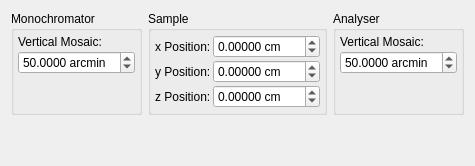
     <widget class="QWidget" name="tabEck">
      <attribute name="title">
       <string>Advanced TAS</string>
      </attribute>
      <layout class="QGridLayout" name="gridLayout_9">
       <item row="0" column="2">
        <widget class="QGroupBox" name="groupBox_18">
         <property name="sizePolicy">
          <sizepolicy hsizetype="Preferred" vsizetype="Preferred">
           <horstretch>0</horstretch>
           <verstretch>0</verstretch>
          </sizepolicy>
         </property>
         <property name="title">
          <string>Analyser</string>
         </property>
         <layout class="QFormLayout" name="formLayout_25">
          <property name="fieldGrowthPolicy">
           <enum>QFormLayout::AllNonFixedFieldsGrow</enum>
          </property>
          <property name="horizontalSpacing">
           <number>2</number>
          </property>
          <property name="verticalSpacing">
           <number>2</number>
          </property>
          <property name="margin">
           <number>4</number>
          </property>
          <item row="1" column="0" colspan="2">
           <widget class="QDoubleSpinBox" name="spinAnaMosaicV">
            <property name="suffix">
             <string> arcmin</string>
            </property>
            <property name="decimals">
             <number>4</number>
            </property>
            <property name="maximum">
             <double>999.000000000000000</double>
            </property>
            <property name="value">
             <double>50.000000000000000</double>
            </property>
           </widget>
          </item>
          <item row="0" column="0" colspan="2">
           <widget class="QLabel" name="label_62">
            <property name="text">
             <string>Vertical Mosaic:</string>
            </property>
           </widget>
          </item>
         </layout>
        </widget>
       </item>
       <item row="0" column="1">
        <widget class="QGroupBox" name="groupBox_19">
         <property name="title">
          <string>Sample</string>
         </property>
         <layout class="QFormLayout" name="formLayout_26">
          <property name="fieldGrowthPolicy">
           <enum>QFormLayout::AllNonFixedFieldsGrow</enum>
          </property>
          <property name="horizontalSpacing">
           <number>2</number>
          </property>
          <property name="verticalSpacing">
           <number>2</number>
          </property>
          <property name="margin">
           <number>4</number>
          </property>
          <item row="0" column="0">
           <widget class="QLabel" name="label_58">
            <property name="text">
             <string>x Position:</string>
            </property>
           </widget>
          </item>
          <item row="0" column="1">
           <widget class="QDoubleSpinBox" name="spinSamplePosX">
            <property name="suffix">
             <string> cm</string>
            </property>
            <property name="decimals">
             <number>5</number>
            </property>
            <property name="minimum">
             <double>-999.000000000000000</double>
            </property>
            <property name="maximum">
             <double>999.000000000000000</double>
            </property>
            <property name="singleStep">
             <double>0.010000000000000</double>
            </property>
            <property name="value">
             <double>0.000000000000000</double>
            </property>
           </widget>
          </item>
          <item row="1" column="0">
           <widget class="QLabel" name="label_60">
            <property name="text">
             <string>y Position:</string>
            </property>
           </widget>
          </item>
          <item row="1" column="1">
           <widget class="QDoubleSpinBox" name="spinSamplePosY">
            <property name="suffix">
             <string> cm</string>
            </property>
            <property name="decimals">
             <number>5</number>
            </property>
            <property name="minimum">
             <double>-999.000000000000000</double>
            </property>
            <property name="maximum">
             <double>999.000000000000000</double>
            </property>
            <property name="singleStep">
             <double>0.010000000000000</double>
            </property>
            <property name="value">
             <double>0.000000000000000</double>
            </property>
           </widget>
          </item>
          <item row="2" column="0">
           <widget class="QLabel" name="label_61">
            <property name="text">
             <string>z Position:</string>
            </property>
           </widget>
          </item>
          <item row="2" column="1">
           <widget class="QDoubleSpinBox" name="spinSamplePosZ">
            <property name="suffix">
             <string> cm</string>
            </property>
            <property name="decimals">
             <number>5</number>
            </property>
            <property name="minimum">
             <double>-999.000000000000000</double>
            </property>
            <property name="maximum">
             <double>999.000000000000000</double>
            </property>
            <property name="singleStep">
             <double>0.010000000000000</double>
            </property>
            <property name="value">
             <double>0.000000000000000</double>
            </property>
           </widget>
          </item>
         </layout>
        </widget>
       </item>
       <item row="0" column="0">
        <widget class="QGroupBox" name="groupBox_7">
         <property name="sizePolicy">
          <sizepolicy hsizetype="Preferred" vsizetype="Preferred">
           <horstretch>0</horstretch>
           <verstretch>0</verstretch>
          </sizepolicy>
         </property>
         <property name="title">
          <string>Monochromator</string>
         </property>
         <layout class="QFormLayout" name="formLayout_24">
          <property name="fieldGrowthPolicy">
           <enum>QFormLayout::AllNonFixedFieldsGrow</enum>
          </property>
          <property name="horizontalSpacing">
           <number>2</number>
          </property>
          <property name="verticalSpacing">
           <number>2</number>
          </property>
          <property name="margin">
           <number>4</number>
          </property>
          <item row="1" column="0" colspan="2">
           <widget class="QDoubleSpinBox" name="spinMonoMosaicV">
            <property name="suffix">
             <string> arcmin</string>
            </property>
            <property name="decimals">
             <number>4</number>
            </property>
            <property name="maximum">
             <double>999.000000000000000</double>
            </property>
            <property name="value">
             <double>50.000000000000000</double>
            </property>
           </widget>
          </item>
          <item row="0" column="0" colspan="2">
           <widget class="QLabel" name="label_59">
            <property name="text">
             <string>Vertical Mosaic:</string>
            </property>
           </widget>
          </item>
         </layout>
        </widget>
       </item>
       <item row="1" column="1">
        <spacer name="verticalSpacer">
         <property name="orientation">
          <enum>Qt::Vertical</enum>
         </property>
         <property name="sizeHint" stdset="0">
          <size>
           <width>20</width>
           <height>40</height>
          </size>
         </property>
        </spacer>
       </item>
      </layout>
     </widget>
